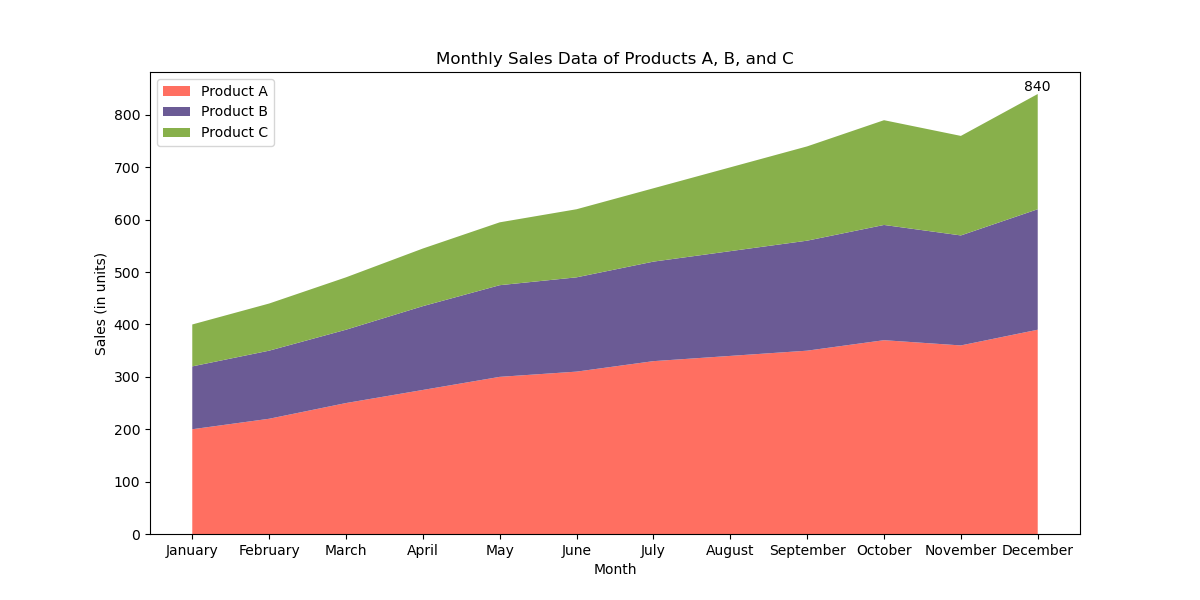

Python code for this plot:

import matplotlib.pyplot as plt
import pandas as pd

# Generate data points
data = {
    'Month': ['January', 'February', 'March', 'April', 'May', 'June', 
              'July', 'August', 'September', 'October', 'November', 'December'],
    'Product A': [200, 220, 250, 275, 300, 310, 330, 340, 350, 370, 360, 390],
    'Product B': [120, 130, 140, 160, 175, 180, 190, 200, 210, 220, 210, 230],
    'Product C': [80, 90, 100, 110, 120, 130, 140, 160, 180, 200, 190, 220]
}

df = pd.DataFrame(data)

# Set the figure size
plt.figure(figsize=(12, 6))

# Plotting the stacked area chart
plt.stackplot(df['Month'],
              df['Product A'], df['Product B'], df['Product C'],
              labels=['Product A', 'Product B', 'Product C'],
              colors=['#FF6F61', '#6B5B95', '#88B04B'])

# Add title and labels
plt.title('Monthly Sales Data of Products A, B, and C')
plt.xlabel('Month')
plt.ylabel('Sales (in units)')

# Add legend
plt.legend(loc='upper left')

# Annotate specific data points
for i, (mon, a, b, c) in enumerate(zip(df['Month'], df['Product A'], df['Product B'], df['Product C'])):
    if mon == 'December':
        plt.text(i, a+b+c, f'{a+b+c}', ha='center', va='bottom')

# Show the plot
plt.show()
